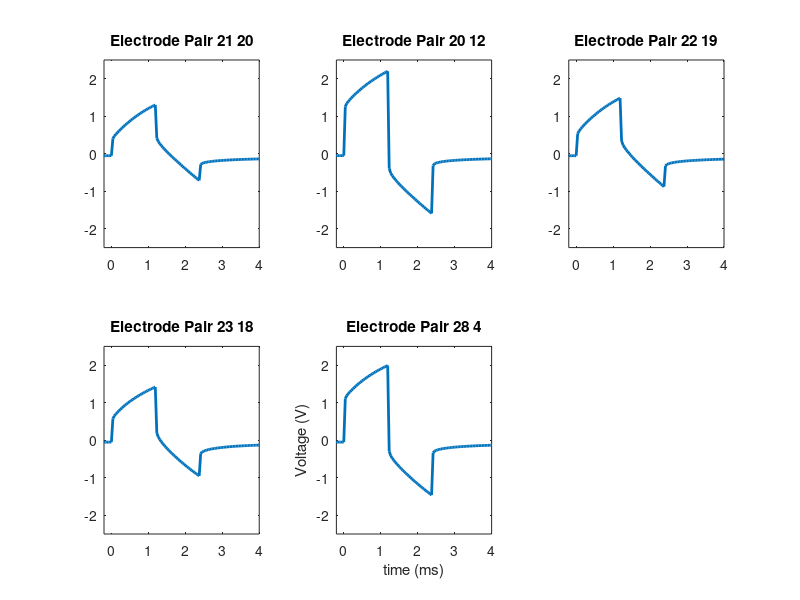

This figure's MATLAB source:
% DJC - 1/10/2018
% script to plot the monitored stimulation voltage from the 20f8a3 1.2 ms
% pulse experiments
load('20f8a3_stimOutput.mat')

%%
pair_vec = {'pair_21_20','pair_20_12','pair_22_19','pair_23_18','pair_28_4'};
% 21 20 pair
figure
i = 1;
for pair = pair_vec
    subplot(2,3,i)
    pair = char(pair);
    plot(eval(strcat('dataStruct.',pair,'.time_vec')),mean(eval(strcat('dataStruct.',pair,'.stim_data')),2),'linewidth',2);
    
    pair_inds = strsplit(pair,'_');
    
    %pair_title = strrep(pair,'_','\_');
    title(['Electrode Pair ' pair_inds{2} ' ' pair_inds{3}])
    %title([pair_title ' Monitored Output Voltage for Current = ' num2str(eval(strcat('dataStruct.',pair,'.stim_current'))) ' uA'])
    i = i + 1;
    xlim([-0.2 4])
    ylim([-2.5 2.5])
end
xlabel('time (ms)');
ylabel('Voltage (V)');
